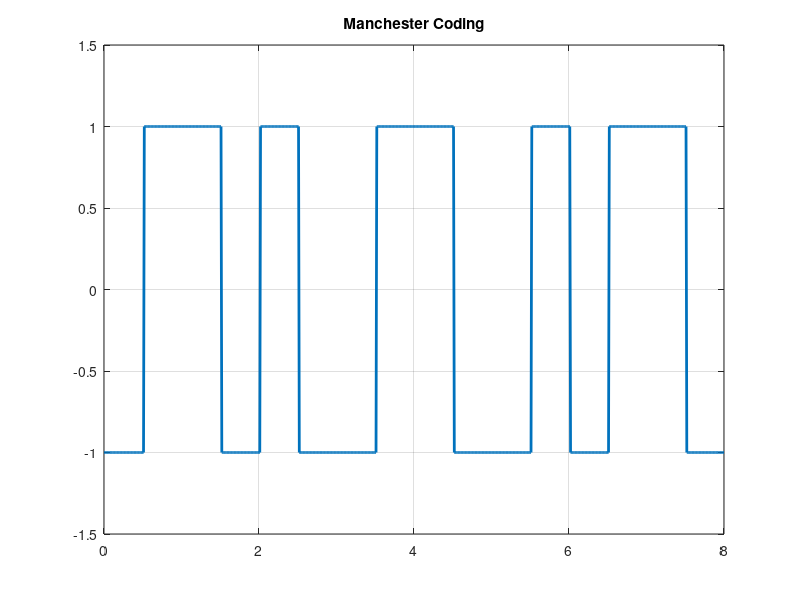

The MATLAB script that drew this image:
%Split Phase-Manchester Coding
clc;
clear all;
close all;
%N=10;                      %Number of bits
%n=randi([0,1],1,N)         %Random Bit Generation

n = [0 1 1 0 1 0 0 1];      %Input Signal
N=length(n);                %Number of Bits

%Binary to Manchester Conversion
nnn=[];
for m=1:N
   if n(m)==1
       nn=[1 -1];
   else
       nn=[-1 1];
   end
   nnn=[nnn nn];
   disp(nnn);
end 
nnn; %nnn = [-1     1     1    -1     1    -1    -1     1
           %  1    -1    -1     1    -1     1     1    -1]
%Manchester Coding Pulse Shaping
i=1;
l=0.5;                          %Initial value for first half cycle
t=0:0.01:length(n);             %Time Duration set up for a single binary bit
for j=1:length(t)
     if t(j)<=l
        y(j)=nnn(i);            %Assign First 50 values for 1st half cycle 
     else
         y(j)=nnn(i);           %Assign second 50 values for 1st half cycle
         i=i+1;                 %Binaty input data index increament
         l=l+0.5;               %Initial value for each half cycle Increment
     end
end
plot(t,y,'lineWidth', 2);       %Linewidth 2 for clear visualization
axis([0,N,-1.5,1.5]);           %Axis set-up
grid on;
title('Manchester Coding');